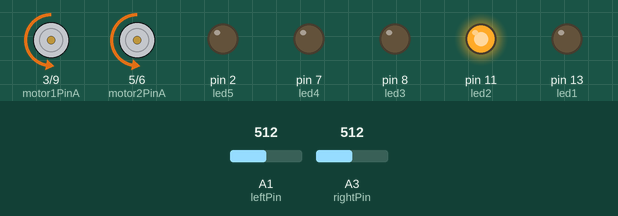
This sketch was run on a simulated Arduino Uno, built with avr-gcc and run on an emulated ATmega328P. On the bench: motor-driver pin pairs drawn as motors (green arrow = first pin HIGH = forward, orange = second pin HIGH = backward, longer = more drive), output pins drawn as LEDs (lit = HIGH). Dashed ring = blinking. The inputs (shaded band) are chosen by the test bench; at power-on: A1 (leftPin) = 512, A3 (rightPin) = 512. What the sketch prints to the serial monitor is not drawn.

Above: at 2.2 s.
2.3 s: A1 (leftPin) set to 384
5.4 s: A1 (leftPin) set to 352
At 7.0 s:
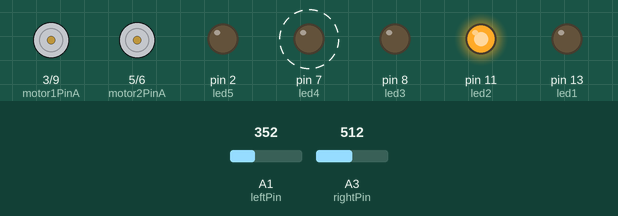
9.7 s: A3 (rightPin) set to 393
13.2 s: A3 (rightPin) set to 361
At 14.4 s:
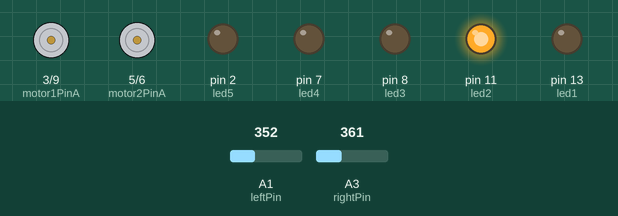
16.1 s: A3 (rightPin) set to 511
At 18.8 s:
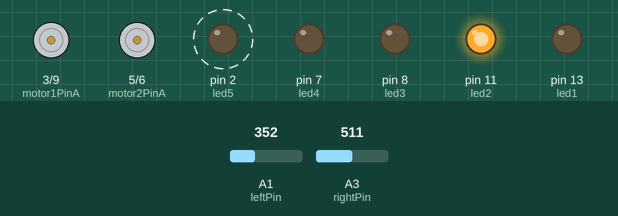
20.4 s: A1 (leftPin) set to 511
At 24.5 s:
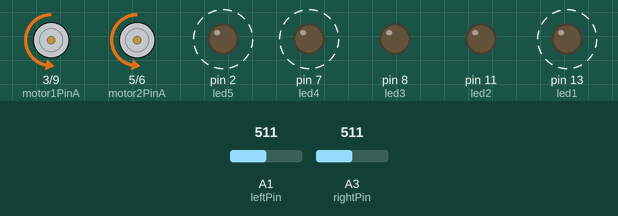
Timing chart, 0 to 24.9 s (numbered marks = the images above; inputs shaded):
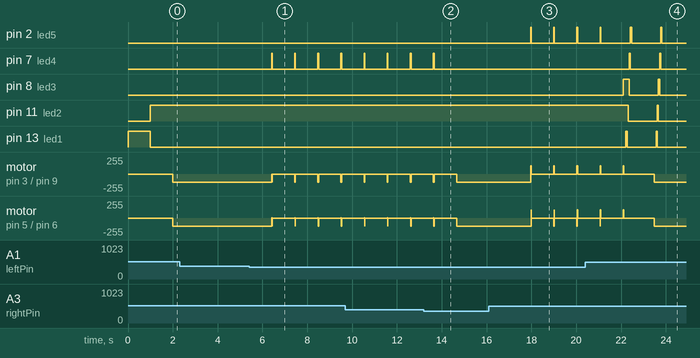

The sketch:

arduinoRobotCar.ino
```cpp
/*
  Robot car controlled by 4 light sensors
 */

//-------------------------------------------------------------------------------------------------

// set colors
int const white = 0;
int const grey = 1;
int const black = 2;

//motor speed maximal 255
int const motorSpeed = 127;

int led1 = 13;
int led2 = 11;
int led3 = 8;
int led4 = 7;
int led5 = 2;

int TIMER =  100; // init to 1 second
int forwardPinValue = 0;
int backwardPinValue = 0;
int leftPinValue = 0;
int rightPinValue = 0;

/* analog pins for the 4 light sensors*/
int forwardPin = A0;
int backwardPin = A2;
int leftPin = A1;
int rightPin = A3;

/* digital pins for the Hbridge controlling the 2 motors */
int motor1PinA = 3;
int motor1PinB = 9;
int enablePinMotor1 = 4;

int motor2PinA = 5;
int motor2PinB = 6;
int enablePinMotor2 = 10;

int hbridePin = 11;

/*parameters for drivin algo*/
int const history_size = 30;
int initial_mean_white = 250;
int initial_mean_grey = 500;
int initial_mean_black = 1000;

int whiteA[history_size];
int whiteArrayCounter = 0;

int greyA[history_size];
int greyArrayCounter = 0;

int blackA[history_size];
int blackArrayCounter = 0;

//state
int lastColor;
int currentColor;
boolean lastGreyWhite = false;
boolean forward = true;
int correctDirectionCount = 0;
boolean won = false;
//-------------------------------------------------------------------------------------------------

//------------------------------------------initialization-----------------------------------------
void setup() {
  //init color history
  for(int i = 0; i < history_size; i++){
    whiteA[i] = initial_mean_white;
    greyA[i] = initial_mean_grey;
    blackA[i] = initial_mean_black;
  }

  //init leds
  pinMode(led1, OUTPUT);
  pinMode(led2, OUTPUT);
  pinMode(led3, OUTPUT);
  pinMode(led4, OUTPUT);
  pinMode(led5, OUTPUT);
  digitalWrite(led1, HIGH);
  delay(1000);
  digitalWrite(led1, LOW);

  //init sensors
  Serial.begin(9600);
  /*pinMode(forwardPin, INPUT);
  pinMode(backwardPin, INPUT);*/
  pinMode(leftPin, INPUT);
  pinMode(rightPin, INPUT);

  // init motor pins
  pinMode(motor1PinA, OUTPUT);
  pinMode(motor1PinB, OUTPUT);
  pinMode(motor2PinA, OUTPUT);
  pinMode(motor2PinB, OUTPUT);

  // set enablePin high so that motors can turn on:
  digitalWrite(hbridePin, HIGH);
  digitalWrite(enablePinMotor1, HIGH);
  digitalWrite(enablePinMotor2, HIGH);

  //init so we start with both sensor in the same strip
  /*readSensors();
  while(colorOfStrip(leftPinValue) != colorOfStrip(rightPinValue)){
    //forward();
    delay(50);
    //Stop();
  }*/
  //init state
  lastColor = colorOfStrip(leftPinValue);
  currentColor = colorOfStrip(leftPinValue);

  Serial.println("Car initialized, ready to go!");
}

//
//-----------------------------------main loop-----------------------------------------------------------
void loop() {

  // retrieve values of lightness
  readSensors();
  delay(1000);

  //print for debugging
  printLightValues(leftPinValue, rightPinValue, colorOfStrip(leftPinValue), colorOfStrip(rightPinValue));


  //check if one sensor is already in another strip -> rotate so both are in the same
  if(!isCrossingStripDiagonal()){
    correctDirectionCount = 0;
    //we are with both sensos in same strip

    //actualisation of state
    stateUpdate(colorOfStrip(leftPinValue));

    //now we check where we need to drive to
    driveToBrightness();
    delay(100);
  }

  if(won){
    whuuup();
  }
}


//----------------------------------drive to aim-----------------------------------------------
void driveToBrightness()
{
   if(lastColor == currentColor){
    //color is the same we are in the same strip we drive straight
    driveForward();
   }
   else{
    if((lastColor == black && currentColor == white) || (lastColor == grey && currentColor == black) || (lastColor == white && currentColor == grey)){
      if(lastColor == white && currentColor == grey && lastGreyWhite){
        Serial.print("whuuup whuup we won");
        won = true;
        digitalWrite(led2, HIGH);
        digitalWrite(led3, HIGH);
        driveBackward();
        delay(20);
        Stop();
      }else{
        changeDirection();
        driveForward();
      }
      lastGreyWhite = false;
    }
    else{
      if(lastColor == grey && currentColor == white){
        lastGreyWhite = true;
      }else{
        lastGreyWhite = false;
      }
      driveForward();
    }
   }
}


//--------gives back the color to the given sensorvalue
int colorOfStrip(int sensorvalue){
  int distWhite = abs(sensorvalue - mean(whiteA));
  int distGrey = abs(sensorvalue - mean(greyA));
  int distBlack = abs(sensorvalue - mean(blackA));
  if(distWhite < distGrey){
    pushArrayValue(whiteA, sensorvalue, &whiteArrayCounter);
    return white;
  }
  else{
    if(distGrey < distBlack){
      pushArrayValue(greyA, sensorvalue, &greyArrayCounter);
      return grey;
    }
    else{
      pushArrayValue(blackA, sensorvalue, &blackArrayCounter);
      return black;
    }
  }

}

//--------- give back mean of color history array
int mean(int* colorArray){
  int sum = 0;
  for(int i = 0; i < history_size; i++){
    sum += colorArray[i];
  }
  return sum/history_size;
}

void pushArrayValue(int* colorArray, int value, int* counter){
  colorArray[*counter] = value;
  incCounter(counter);
}

void incCounter(int* counter){
  if(*counter < (history_size - 1)){
    *counter++;
  }
  else{
    *counter = 0;
  }
}


//------ check if one sensor is already in another strip
boolean isCrossingStripDiagonal(){
  if(correctDirectionCount > 200){
    possibleErrorPrevention();
  }

  int leftColor = colorOfStrip(leftPinValue);
  int rightColor = colorOfStrip(rightPinValue);
  if(leftColor != rightColor){
    correctDirectionCount++;
    correctDirection(leftColor, rightColor);
    return true;
  }
  else{
    return false;
  }
}

//TODO intelligent Error Handling
void possibleErrorPrevention(){
  Serial.println("Error, now driving around like crazy");
  int leftColor = colorOfStrip(leftPinValue);
  int rightColor = colorOfStrip(rightPinValue);
  while(leftColor != rightColor){
    Forward();
    delay(100);
  }
}

void correctDirection(int leftColor, int rightColor){
  int rotationTime = 20;
  int forwardTime = 10;
  if(currentColor != leftColor){
    digitalWrite(led4, HIGH);
    if(forward){
      RotateRight();
      delay(rotationTime);
      Forward();
      delay(forwardTime);
      Stop();
    }
    else{
      RotateLeft();
      delay(rotationTime);
      Backward();
      delay(forwardTime);
      Stop();
    }
    digitalWrite(led4, LOW);
  }
  else{
    digitalWrite(led5, HIGH);
    if(forward){
      RotateLeft();
      delay(rotationTime);
      Backward();
      delay(forwardTime);
      Stop();
    }
    else{
      RotateRight();
      delay(rotationTime);
      Forward();
      delay(forwardTime);
      Stop();
    }
    digitalWrite(led5, LOW);
  }
}

void stateUpdate(int colorOfCurrentStrip){
  lastColor = currentColor;
  currentColor = colorOfCurrentStrip;
}

//----------------------------------readSensors-------------------------------------------------------
void readSensors()
{
	/*forwardPinValue = analogRead(forwardPin);
	backwardPinValue = analogRead(backwardPin);*/
	leftPinValue = analogRead(leftPin);
	rightPinValue = analogRead(rightPin);
  Serial.print("read sensors");
}

void changeDirection(){
  forward = !forward;
}
void driveForward(){
  if(forward){
    Forward();
  }
  else{
    Backward();
  }
}

void driveBackward(){
  if(forward){
    Backward();
  }
  else{
    Forward();
  }
}
//
//----------------------------------debug functions --------------------------------------------------
void printLightValues(int forward, int backward, int left, int right)
{
    Serial.println("light sensors: (");
    Serial.print(forward);
    Serial.print(" ! ");
    Serial.print(backward);
    Serial.print(" ! ");
    Serial.print(left);
    Serial.print(" ! ");
    Serial.println(right);
}


//
//----------------------------------motor functions --------------------------------------------------
/*
//pwm funktions
void Forward(int value){
  Serial.println("move forward");
  analogWrite(motor1PinA, value);
  analogWrite(motor1PinB, LOW);
  analogWrite(motor2PinA, value);
  analogWrite(motor2PinB, LOW);
}

void Backward(int value)
{
  Serial.println("move backward");
  analogWrite(motor1PinA, LOW);
  analogWrite(motor1PinB, value);
  analogWrite(motor2PinA, LOW);
  analogWrite(motor2PinB, value);
}*/
// normal functions
void Forward()
{
  Serial.println("move forward");
  analogWrite(motor1PinA, motorSpeed);
  digitalWrite(motor1PinB, LOW);
  analogWrite(motor2PinA, motorSpeed);
  digitalWrite(motor2PinB, LOW);
}

void Backward() // inverse voltage of both motors
{
  Serial.println("move backward");
  digitalWrite(motor1PinA, LOW);
  analogWrite(motor1PinB, motorSpeed);
  digitalWrite(motor2PinA, LOW);
  analogWrite(motor2PinB, motorSpeed);
}

void RotateLeft() // inverse voltage of only one motor
{
  Serial.println("rotate left");
  digitalWrite(motor1PinA, LOW);
  analogWrite(motor1PinB, HIGH);
  analogWrite(motor2PinA, HIGH);
  digitalWrite(motor2PinB, LOW);
}

void RotateRight() // inverse voltage of only one motor
{
  Serial.println("rotate right");
  analogWrite(motor1PinA, motorSpeed);
  digitalWrite(motor1PinB, LOW);
  digitalWrite(motor2PinA, LOW);
  analogWrite(motor2PinB, motorSpeed);
}

void Stop()
{
  Serial.println("stop");
  digitalWrite(motor1PinA, LOW);
  digitalWrite(motor1PinB, LOW);
  digitalWrite(motor2PinA, LOW);
  digitalWrite(motor2PinB, LOW);
}

void whuuup(){
  //crazy firework
    digitalWrite(led1, HIGH);
    delay(50);
    digitalWrite(led1, LOW);
    digitalWrite(led2, HIGH);
    delay(50);
    digitalWrite(led2, LOW);
    digitalWrite(led3, HIGH);
    delay(50);
    digitalWrite(led3, LOW);
    digitalWrite(led4, HIGH);
    delay(50);
    digitalWrite(led4, LOW);
    digitalWrite(led5, HIGH);
    delay(50);
    digitalWrite(led5, LOW);
  }
```

Measured:
- the behaviour switches between 371 and 370 on A1 (leftPin) (found by bisection; images 0 and 1)
- the behaviour switches between 377 and 376 on A3 (rightPin) (found by bisection; images 1 and 2)
- after the input at 2.3 s, every drawn part: stays the same
- after the input at 5.4 s, pin 7 (led4): alternates HIGH for 0.03 s and LOW for 1.0 s, starting after 1.0 s; motor on pin 3 (motor1PinA) / pin 9 (motor1PinB): backward 127/255 → backward 1/255 after 1.0 s, then repeats every 1.0 s: backward 127/255 0.01 s, stopped 1.0 s
- after the input at 13.2 s, pin 7 (led4): goes on until 13.7 s, then stays LOW; motor on pin 3 (motor1PinA) / pin 9 (motor1PinB): goes on until 14.7 s, then stays backward 127/255
- after the input at 16.1 s, pin 2 (led5): alternates HIGH for 0.03 s and LOW for 1.0 s, starting after 1.9 s; motor on pin 3 (motor1PinA) / pin 9 (motor1PinB), motor on pin 5 (motor2PinA) / pin 6 (motor2PinB): backward 127/255 → stopped after 1.9 s
- after the input at 20.4 s, pin 2 (led5), pin 7 (led4): alternates HIGH for 0.05 s and LOW for 1.3 s, starting after 2.0 s
